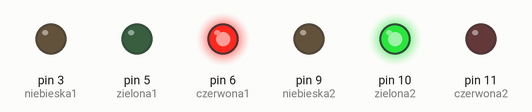
This sketch was run on a simulated Arduino Uno, built with avr-gcc and run on an emulated ATmega328P. On the bench: output pins drawn as LEDs (lit = HIGH).

Above: at 0.5 s.
At 3.5 s:
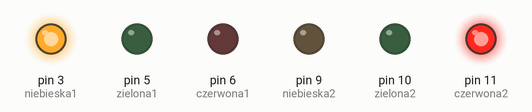
Timing chart, 0 to 4.6 s (numbered marks = the images above):
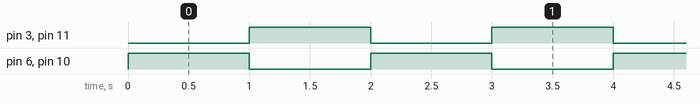

Measured:
- by itself, pin 3 (niebieska1), pin 6 (czerwona1), pin 10 (zielona2), pin 11 (czerwona2): alternates HIGH for 1.0 s and LOW for 1.0 s
- by itself, everything shown: repeats every 2.0 s, in 3 steps

The sketch:

arduino11.1.ino
```cpp
#define czerwona1 6
#define zielona1 5
#define niebieska1 3

//Definicja wyprowadzeń drugiej diody
#define czerwona2 11
#define zielona2 10
#define niebieska2 9

void setup() {
  pinMode(czerwona1, OUTPUT); //Konfiguracja wyprowadzeń jako wyjścia
  pinMode(zielona1, OUTPUT);
  pinMode(niebieska1, OUTPUT);
  pinMode(czerwona2, OUTPUT);
  pinMode(zielona2, OUTPUT);
  pinMode(niebieska2, OUTPUT);
}

void loop() {
  digitalWrite(czerwona1, HIGH); //Miganie diodami, z użyciem różnych kolorów
  digitalWrite(zielona2, HIGH);
  delay(1000);
  digitalWrite(czerwona1, LOW);
  digitalWrite(zielona2, LOW);
  digitalWrite(niebieska1, HIGH);
  digitalWrite(czerwona2, HIGH);
  delay(1000);
  digitalWrite(niebieska1, LOW);
  digitalWrite(czerwona2, LOW);
}
```
